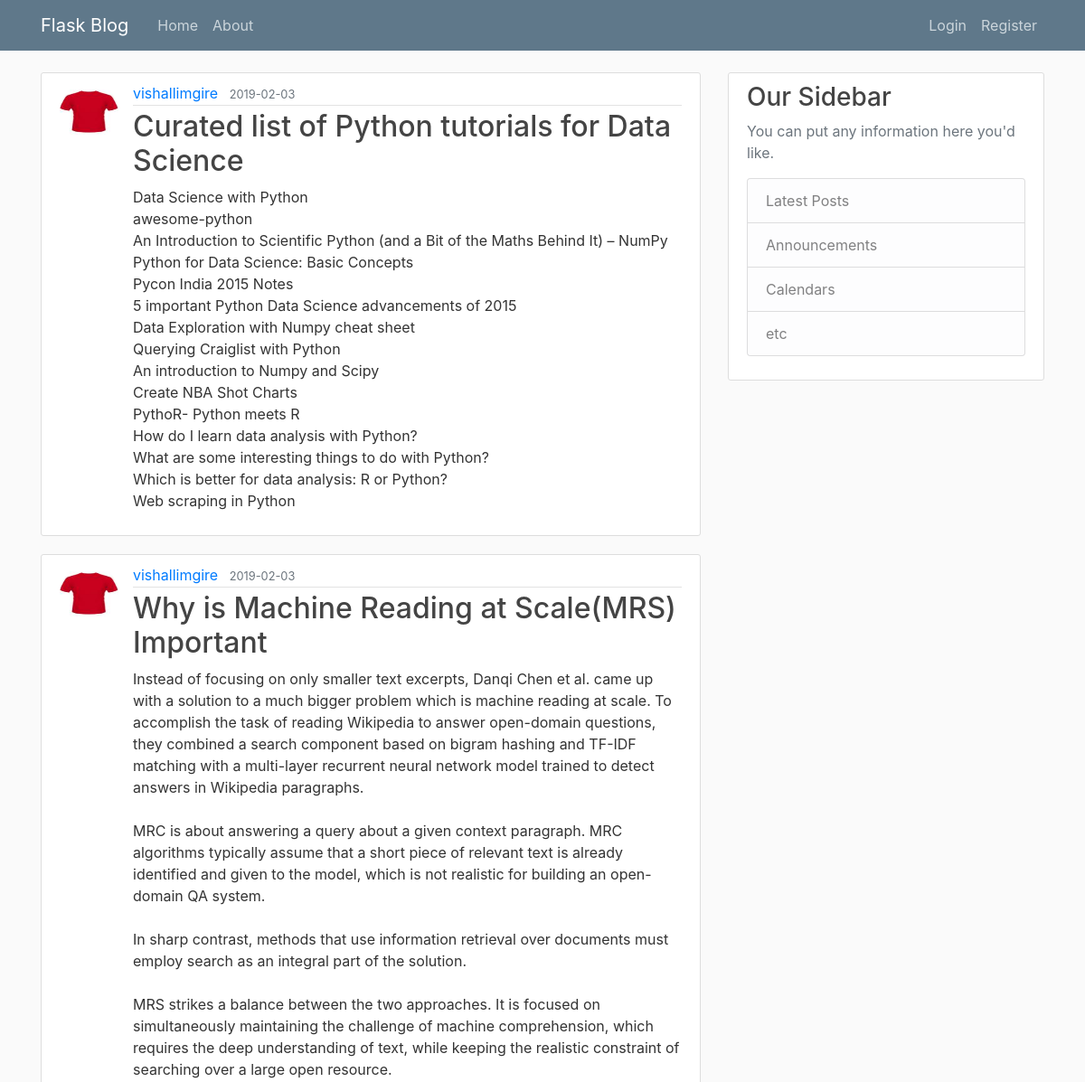
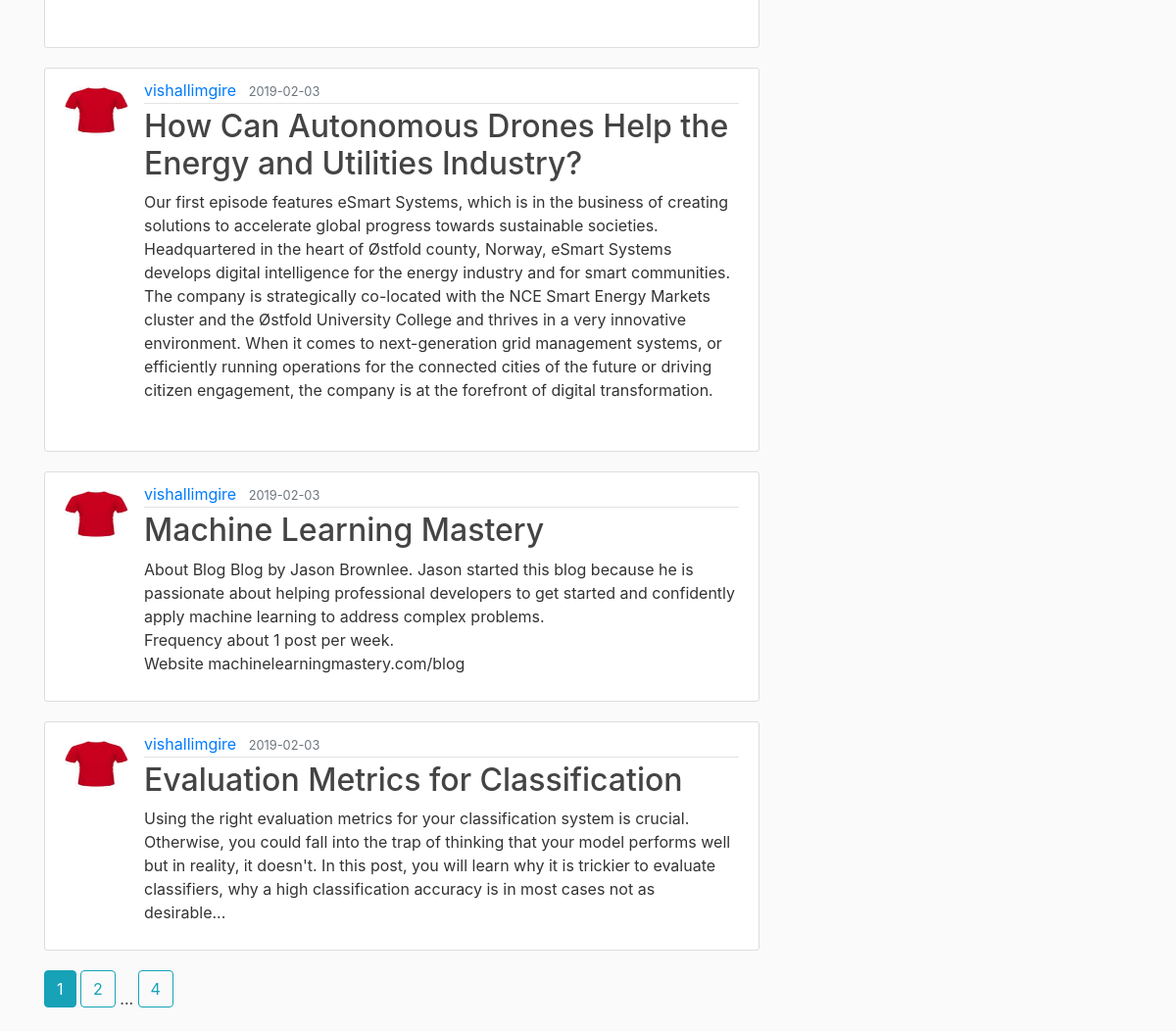
The page /home on the database its author committed (2 pictures, top to bottom).
### flaskblog/models.py (models this page shows, shortened)
class Post(db.Model):
    id = db.Column(db.Integer, primary_key = True)
    title = db.Column(db.String(100), nullable = False)
    date_posted = db.Column(db.DateTime, nullable = False, default = datetime.utcnow)
    content = db.Column(db.Text, nullable = False)
    user_id = db.Column(db.Integer, db.ForeignKey('user.id'), nullable = False)

class User(db.Model, UserMixin):
    id = db.Column(db.Integer, primary_key = True)
    username = db.Column(db.String(20), unique = True, nullable = False)
    email = db.Column(db.String(120), unique = True, nullable = False)
    image_file = db.Column(db.String(20), nullable = False, default = 'default.jpg')
    password = db.Column(db.String(60), nullable = False)
    posts = db.relationship('Post', backref = 'author', lazy = True)

### flaskblog/main/routes.py (the view)
@main.route("/")
@main.route("/home")
def home():
    page = request.args.get('page', 1, type = int)
    print("page",page)
    posts = Post.query.order_by(Post.date_posted.desc()).paginate(per_page = 5, page = page)
    return render_template('home.html', posts = posts)

### flaskblog/templates/home.html
{% extends "layout.html" %}
{% block content %}
    {% for post in posts.items %}
        <article class="media content-section">
          <img class="rounded-circle article-img" src="{{ url_for('static', filename = 'profile_pic/' + post.author.image_file) }}" >
          <div class="media-body">
            <div class="article-metadata">
              <a class="mr-2" href="{{url_for('users.user_post', username = post.author.username)}}">{{ post.author.username }}</a>
              <small class="text-muted">{{ post.date_posted.strftime('%Y-%m-%d') }}</small>
            </div>
            <h2><a class="article-title" href="{{ url_for('posts.post', post_id = post.id) }}">{{ post.title }}</a></h2>
            <p class="article-content">{{ post.content }}</p>
          </div>
        </article>
    {% endfor %}
    {% for page_num in posts.iter_pages(left_edge = 1, right_edge = 1, left_current = 1, right_current = 2) %}
        {%if page_num %}
            {%if posts.page == page_num %}
                <a class="btn btn-info mb-4" href="{{url_for('main.home', page = page_num)}}">{{ page_num }}</a>
            {%else%}
                <a class="btn btn-outline-info mb-4" href="{{url_for('main.home', page = page_num)}}">{{ page_num }}</a>
            {%endif%}
        {%else%}
        ...
        {%endif%}
    {%endfor%}
{% endblock content %}

### flaskblog/templates/layout.html (shortened to what this page needs)
<!DOCTYPE html>
<html>
<head>
    <link rel="stylesheet" href="https://maxcdn.bootstrapcdn.com/bootstrap/4.0.0/css/bootstrap.min.css">
    <link rel="stylesheet" type="text/css" href="{{ url_for('static', filename='main.css') }}">
</head>
<body>
  <header class="site-header">
    <nav class="navbar navbar-expand-md navbar-dark bg-steel fixed-top">
      <div class="container">
        <a class="navbar-brand mr-4" href=" {{ url_for('main.home') }} ">Flask Blog</a>
        <div class="collapse navbar-collapse" id="navbarToggle">
          <div class="navbar-nav mr-auto">
            <a class="nav-item nav-link" href="{{ url_for('main.home') }}">Home</a>
            <a class="nav-item nav-link" href=" {{url_for('main.about') }}">About</a>
          </div>
          <div class="navbar-nav">
            {% if current_user.is_authenticated%}
                <a class="nav-item nav-link" href="{{ url_for('posts.new_post') }}">New Post</a>
                <a class="nav-item nav-link" href="{{ url_for('users.account') }}">Account</a>
                <a class="nav-item nav-link" href="{{ url_for('users.logout') }}">Logout</a>
            {% else %}
              <a class="nav-item nav-link" href="{{ url_for('users.login') }}">Login</a>
              <a class="nav-item nav-link" href="{{ url_for('users.register') }}">Register</a>
            {% endif %}
          </div>
        </div>
      </div>
    </nav>
  </header>
    <main role="main" class="container">
      <div class="row">
          <div class="col-md-8">
            {% block content %}{% endblock %}
          </div>
          <div class="col-md-4">
              <div class="content-section">
                  <h3>Our Sidebar</h3>
                  <p class='text-muted'>You can put any information here you'd like.
                      <ul class="list-group">
                          <li class="list-group-item list-group-item-light">Latest Posts</li>
                          <li class="list-group-item list-group-item-light">Announcements</li>
                          <li class="list-group-item list-group-item-light">Calendars</li>
                          <li class="list-group-item list-group-item-light">etc</li>
                      </ul>
                  </p>
              </div>
          </div>
      </div>
  </main>
</body>
</html>

### flaskblog/static/main.css (style rules this page uses)
body { background: #fafafa; color: #333333; margin-top: 5rem; }
h1, h2, h3, h4, h5, h6 { color: #444444; }
.bg-steel { background-color: #5f788a; }
.site-header .navbar-nav .nav-link { color: #cbd5db; }
.content-section { background: #ffffff; padding: 10px 20px; border: 1px solid #dddddd; border-radius: 3px; margin-bottom: 20px; }
.article-title { color: #444444; }
.article-content { white-space: pre-line; }
.article-img { height: 65px; width: 65px; margin-right: 16px; }
.article-metadata { padding-bottom: 1px; margin-bottom: 4px; border-bottom: 1px solid #e3e3e3 }

### rows shown on the page
Post: image_file (picture), author.username "vishallimgire", date_posted "2019-02-03", title "Curated list of Python tutorials for Data Science", content "Data Science with Python awesome-python An Introduction to Scientific Python (and a Bit of the Maths Behind It) – NumPy Python for Data Science: Basic Concepts Pycon India 2015 Notes 5 important Python Data Science advancements of 2015 Data Exploration with Numpy cheat sheet Querying Craiglist with Python An introduction to Numpy and Scipy Create NBA Shot Charts PythoR- Python meets R How do I learn data analysis with Python? What are some interesting things to do with Python? Which is better for data analysis: R or Python? Web scraping in Python"
Post: image_file (picture), author.username "vishallimgire", date_posted "2019-02-03", title "Why is Machine Reading at Scale(MRS) Important", content "Instead of focusing on only smaller text excerpts, Danqi Chen et al. came up with a solution to a much bigger problem which is machine reading at scale. To accomplish the task of reading Wikipedia to answer open-domain questions, they combined a search component based on bigram hashing and TF-IDF matching with a multi-layer recurrent neural network model trained to detect answers in Wikipedia paragraphs. MRC is about answering a query about a given context paragraph. MRC algorithms typically assume that a short piece of relevant text is already identified and given to the model, which is not realistic for building an open-domain QA system. In sharp contrast, methods that use information…"
Post: image_file (picture), author.username "vishallimgire", date_posted "2019-02-03", title "How Can Autonomous Drones Help the Energy and Utilities Industry?", content "Our first episode features eSmart Systems, which is in the business of creating solutions to accelerate global progress towards sustainable societies. Headquartered in the heart of Østfold county, Norway, eSmart Systems develops digital intelligence for the energy industry and for smart communities. The company is strategically co-located with the NCE Smart Energy Markets cluster and the Østfold University College and thrives in a very innovative environment. When it comes to next-generation grid management systems, or efficiently running operations for the connected cities of the future or driving citizen engagement, the company is at the forefront of digital transformation."
Post: image_file (picture), author.username "vishallimgire", date_posted "2019-02-03", title "Machine Learning Mastery", content "About Blog Blog by Jason Brownlee. Jason started this blog because he is passionate about helping professional developers to get started and confidently apply machine learning to address complex problems. Frequency about 1 post per week. Website machinelearningmastery.com/blog"
Post: image_file (picture), author.username "vishallimgire", date_posted "2019-02-03", title "Evaluation Metrics for Classification", content "Using the right evaluation metrics for your classification system is crucial. Otherwise, you could fall into the trap of thinking that your model performs well but in reality, it doesn't. In this post, you will learn why it is trickier to evaluate classifiers, why a high classification accuracy is in most cases not as desirable..."

### other values the page prints
{{ page_num }} "1"
{{ page_num }} "2" "4"
